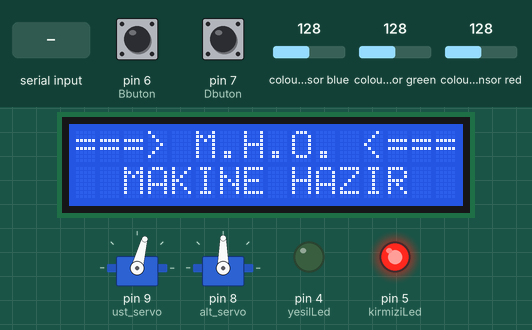
This sketch was run on a simulated Arduino Uno, built with avr-gcc and run on an emulated ATmega328P. Shown: 16×2 character LCD, 2 × servo, output pins drawn as LEDs (lit = HIGH). The inputs (shaded band) are chosen by the test bench; at power-on: pin 6 (Bbuton) LOW, pin 7 (Dbuton) LOW, colour sensor blue 128, colour sensor green 128, colour sensor red 128. What the sketch prints to the serial monitor is not drawn.

Above: at 1.3 s.
1.4 s: pin 6 (Bbuton) pulled HIGH for 0.15 s
At 3.0 s:
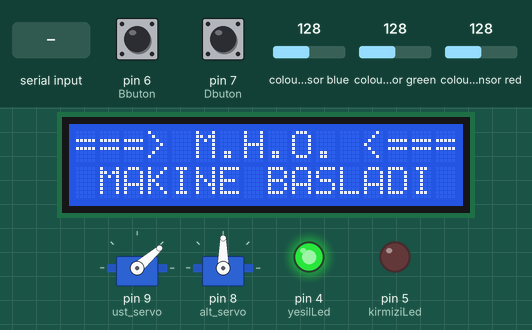
4.5 s: "2" received over Serial
At 6.7 s:
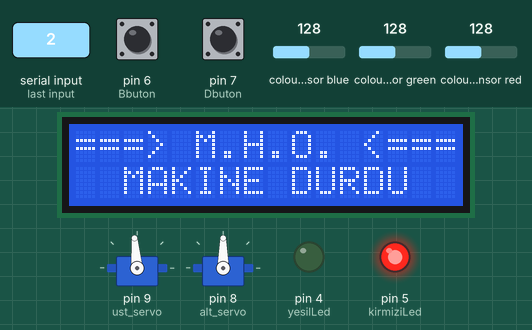
7.0 s: pin 6 (Bbuton) pulled HIGH for 1 s
At 10.5 s:
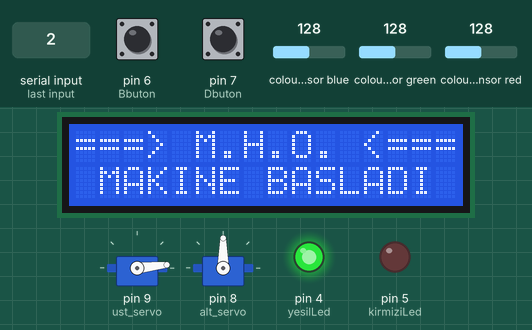
11.0 s: pin 7 (Dbuton) pulled HIGH for 0.15 s
At 12.2 s:
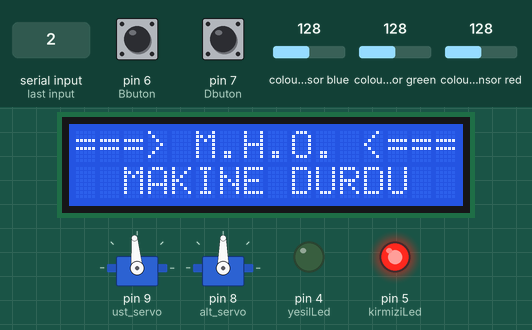
12.6 s: pin 6 (Bbuton) pulled HIGH for 3.2 s
At 13.0 s:
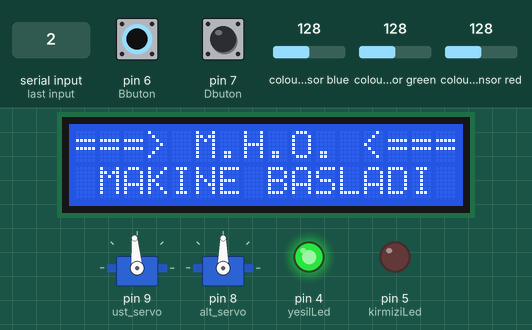
17.7 s: pin 7 (Dbuton) pulled HIGH for 3.2 s
At 21.5 s:
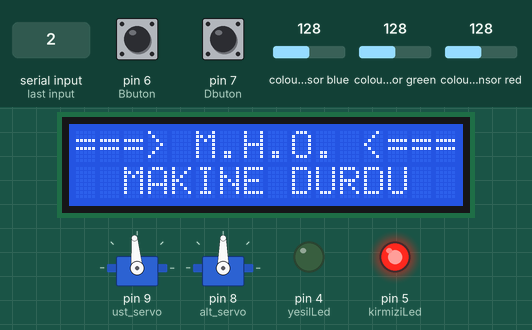
Timing chart, 0 to 23.0 s (numbered marks = the images above; inputs shaded):
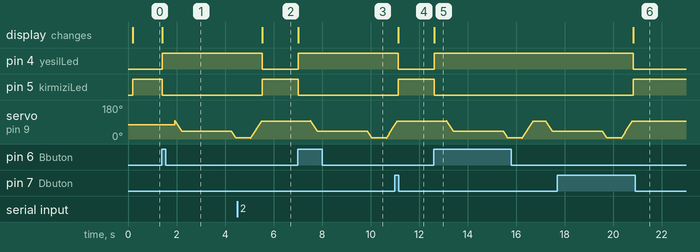

The sketch:

renkgruplama-3nisan.ino
```cpp
//SDA pin: A4 pinine
//SCL pin: A5 pinine
//GND pin: Gnd pinine
//VIN pin: 5V pinine
//başlamak için seri port ekranına 8 yazarak gönder butonuna basınız.
//Durdurmak için seri port ekranına 8 yazarak gönder butonuna basınız.

#include <Wire.h>
#include <LiquidCrystal_I2C.h>
LiquidCrystal_I2C lcd(0x27,16,2);

#include <Servo.h>
#include <Adafruit_TCS34725.h>
#include <Wire.h>

Servo ust_servo;
Servo alt_servo;
int renk = 0;
int data, durum = false;

 #define Bbuton 6
 #define Dbuton 7
 #define yesilLed 4
 #define kirmiziLed 5


Adafruit_TCS34725 tcs = Adafruit_TCS34725(TCS34725_INTEGRATIONTIME_50MS, TCS34725_GAIN_1X);

//------------------------------------------------------------ VOİD SETUP --------------------------------------------------------------------------------------------
void setup() {

lcd.init(); lcd.backlight();

Serial.begin(9600);
Serial.println("başlamak için seri port ekranına 1 yazarak gönder butonuna basınız.");
Serial.println("Durdurmak için seri port ekranına 2 yazarak gönder butonuna basınız.");

lcd.setCursor(0,0); lcd.print("===> M.H.O. <===");
lcd.setCursor(0,1); lcd.print("  MAKINE HAZIR  ");


if (tcs.begin()) {
} else {

while (1); // Dur!
}

ust_servo.attach(9);
alt_servo.attach(8);

ust_servo.write(75);
delay(10);

pinMode(Bbuton , INPUT);
pinMode(Dbuton , INPUT);
pinMode(yesilLed , OUTPUT);
pinMode(kirmiziLed , OUTPUT);
}
//------------------------------------------------------------ VOİD LOOP ----------------------------------------------------------------------------------
void loop() {

data = Serial.read();
delay(10);
if ( data == '1' || digitalRead(Bbuton) == 1)
{
durum = true;
  Serial.println("MAKİNE BAŞLATILDI.");
  lcd.setCursor(0,1); lcd.print(" MAKINE BASLADI ");


}

if ( data =='2'|| digitalRead(Dbuton) == 1)
{
durum = false;
  Serial.println("MAKİNE DURDURULDU.");
  lcd.setCursor(0,0); lcd.print("===> M.H.O. <===");
  lcd.setCursor(0,1); lcd.print("  MAKINE DURDU  ");
}

if ( durum == true)
{
makine_baslat();
}
if ( durum == false)
{
makine_durdur();
}
}


//----------------------------------------------------- FONKSİYONLAR ----------------------------------------------------------------------------

void makine_baslat()
{
  digitalWrite(yesilLed , HIGH);
  digitalWrite(kirmiziLed , LOW);
delay(500);
for(int i = 96; i > 40; i--) {
ust_servo.write(i);
delay(5);
}
delay(1500);

renk = renk_oku();
Serial.print("*********renk: ");
Serial.println(renk);
delay(50);
switch (renk) {
case 1:
alt_servo.write(40);

Serial.println("*************Kırmızı");
lcd.setCursor(0,0); lcd.print("  OKUNAN RENK   ");
lcd.setCursor(0,1); lcd.print("--> KIRMIZI <---");
break;
case 2:
alt_servo.write(125);
Serial.println("**********Yesil");
lcd.setCursor(0,0); lcd.print("  OKUNAN RENK   ");
lcd.setCursor(0,1); lcd.print("---> YESIL <----");
break;
case 3:
alt_servo.write(150);
Serial.println("***********Mor");
lcd.setCursor(0,0); lcd.print("  OKUNAN RENK   ");
lcd.setCursor(0,1); lcd.print("----> MOR <-----");
break;
case 4:
alt_servo.write(95);
Serial.println("***********Sari");
lcd.setCursor(0,0); lcd.print("  OKUNAN RENK   ");
lcd.setCursor(0,1); lcd.print("----> SARI <----");
break;
case 5:
alt_servo.write(63);
Serial.println("**********Pembe");
lcd.setCursor(0,0); lcd.print("  OKUNAN RENK   ");
lcd.setCursor(0,1); lcd.print("---> PEMBE <----");
break;
case 6:
alt_servo.write(150);
Serial.println("*******Gri");
lcd.setCursor(0,0); lcd.print("  OKUNAN RENK   ");
lcd.setCursor(0,1); lcd.print("----> GRI <-----");
break;
default:
Serial.println(0);
break;
}
delay(300);


for(int i = 40; i > 5; i--) {
ust_servo.write(i);
delay(5);
}
delay(600);

for(int i = 5; i < 96; i++) {
ust_servo.write(i);
delay(5);
}
renk=0;
}

void makine_durdur()
{
ust_servo.write(ust_servo.read());
alt_servo.write(alt_servo.read());
digitalWrite(kirmiziLed , HIGH);
digitalWrite(yesilLed , LOW);
}

// renk okuma fonksiyonu
int renk_oku() {
uint16_t renksiz, kirmizi,yesil,mavi;
float  k,y,m;
delay(100);
tcs.getRawData(&kirmizi,&yesil,&mavi,&renksiz);

  k=kirmizi;
  y=yesil;
  m=mavi;

Serial.print("Renksiz: "); Serial.println(renksiz);
 Serial.print("Kirmzi: "); Serial.println(k);
 Serial.print("Yesil: "); Serial.println(y);
 Serial.print("Mavi: "); Serial.println(m);
delay(50);

if((k <= 255.00 && k >= 150.00)&&(y <= 110.00 && y >= 0.00)&&(m <= 100.00 && m >= 0.00)){
  Serial.println("--------Kirmizi ");
renk = 1;

}
else if((k <= 150.00 && k >= 55.00)&&(y <= 255.00 && y >= 120.00)&&(m <= 140.00 && m >= 55.00)){
  Serial.println("------------Yesil ");
renk = 2;

}
else if((k <= 150.00 && k >= 55.00)&&(y <= 160.00 && y >= 55.00)&&(m <= 255.00 && m >= 85.00)){
  Serial.println("-----------Mor ");
renk = 3;

}

else if((k <= 300.00 && k >= 215.00)&&(y <= 255.00 && y >= 150.00)&&(m <= 132.50 && m >= 100.00)){
  Serial.println("------------Sarı");
renk = 4;

}
else if((k <= 255.00 && k >= 150.00)&&(y <= 200.00&& y >= 50.00)&&(m <= 170.00 && m >= 50.00)){
  Serial.println("----------Pembe");
renk = 5;

}
else if((k <= 215 && k >= 150)&&(y <= 150 && y >= 0)&&(m <= 150 && m >= 0)){
  Serial.println("------------Gri ");
renk = 6;

}
return renk;
}
```

Measured:
- after the input at 1.4 s, pin 4 (yesilLed): LOW → HIGH at once; pin 5 (kirmiziLed): HIGH → LOW at once; the display: changes at once (image 1)
- after the input at 4.5 s, pin 4 (yesilLed): HIGH → LOW after 1.0 s; pin 5 (kirmiziLed): LOW → HIGH after 1.0 s; the display: changes after 1.0 s (image 2)
- after the input at 7.0 s, pin 4 (yesilLed): LOW → HIGH at once; pin 5 (kirmiziLed): HIGH → LOW at once; the display: changes at once (image 3)
- after the input at 11.0 s, pin 4 (yesilLed): HIGH → LOW after 0.14 s; pin 5 (kirmiziLed): LOW → HIGH after 0.14 s; servo on pin 9 (ust_servo): goes on until 11.1 s, then stays 95°; the display: changes after 0.14 s (image 4)
- after the input at 12.6 s, pin 4 (yesilLed): LOW → HIGH at once; pin 5 (kirmiziLed): HIGH → LOW at once; the display: changes at once (image 5)
- after the input at 17.7 s, pin 4 (yesilLed): HIGH → LOW after 3.1 s; pin 5 (kirmiziLed): LOW → HIGH after 3.1 s; the display: changes after 3.1 s (image 6)
